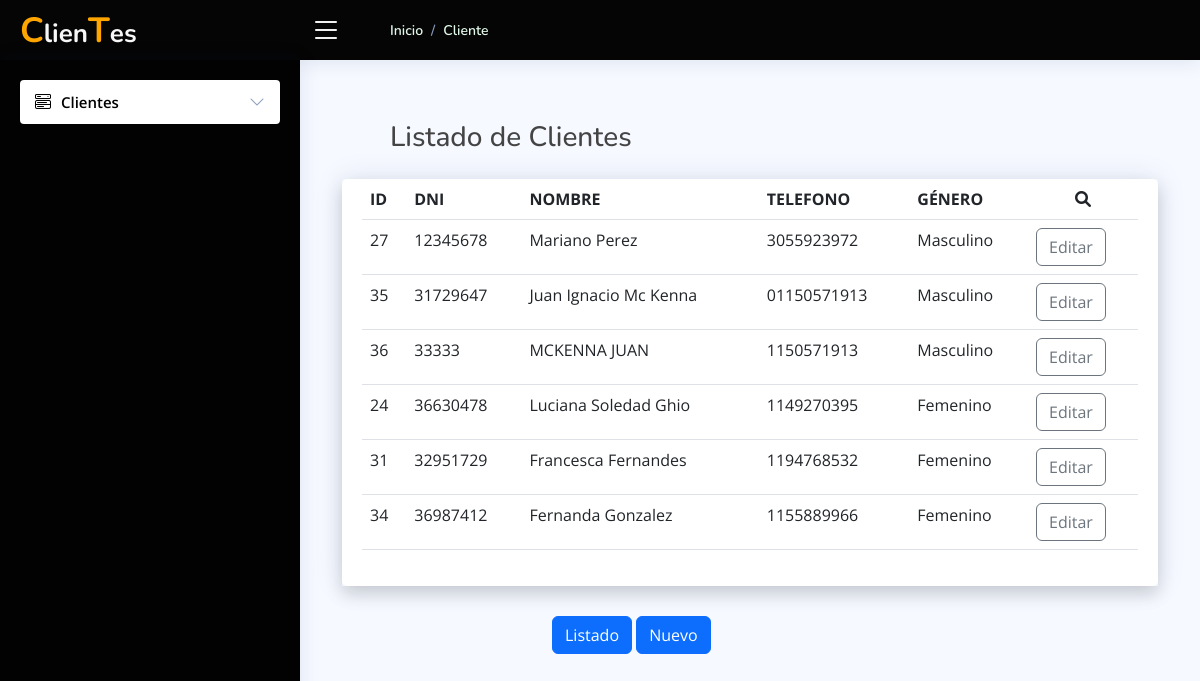
Screenshot of /cliente-listar.php with the database file from the repository.
### tables this page shows
CREATE TABLE IF NOT EXISTS `clientes` (
  `idcliente` int(11) unsigned NOT NULL AUTO_INCREMENT,
  `dni` varchar(50) NOT NULL,
  `nombre` varchar(50) NOT NULL,
  `apellido` varchar(50) NOT NULL,
  `fk_idgenero` int(11) unsigned NOT NULL,
  `telefono` varchar(50) NOT NULL,
  PRIMARY KEY (`idcliente`) USING BTREE,
  KEY `FK_clientes_sexo` (`fk_idgenero`) USING BTREE,
  CONSTRAINT `FK_clientes_generos` FOREIGN KEY (`fk_idgenero`) REFERENCES `generos` (`idgenero`) ON DELETE NO ACTION ON UPDATE NO ACTION
);

CREATE TABLE IF NOT EXISTS `generos` (
  `idgenero` int(10) unsigned NOT NULL AUTO_INCREMENT,
  `tipo` varchar(50) NOT NULL,
  PRIMARY KEY (`idgenero`) USING BTREE
);

### Entidades/cliente.php (called while the page is built, shortened)
<?php
class Cliente extends Config
{
    public function __get($atributo)
    {
        return $this->$atributo;
    }
     public function obtenerTodos(){
        $conex = new Config();
        $conexion = $conex->conectar();
        $sql = "SELECT
                    A.idcliente,
                    A.dni,
                    A.nombre,
                    A.apellido,
                    A.fk_idgenero,
                    B.tipo as tipo_genero,
                    A.telefono
                FROM clientes A
                INNER JOIN generos B ON A.fk_idgenero = B.idgenero";
        $resultado = mysqli_query($conexion, $sql) or die("Error al ingresar los registros");
        $aResultado = array();
        if($resultado){
            while($fila = $resultado->fetch_assoc()){
                $entidadAux = new Cliente();
                $entidadAux->idcliente = $fila["idcliente"];
                $entidadAux->dni = $fila["dni"];
                $entidadAux->nombre = $fila["nombre"];
                $entidadAux->apellido = $fila["apellido"];
                $entidadAux->fk_idgenero = $fila["fk_idgenero"];
                $entidadAux->tipo_genero = $fila["tipo_genero"];
                $entidadAux->telefono = $fila["telefono"];
                $aResultado[] = $entidadAux;
            }
        }
        return $aResultado;
    }
}
?>

### cliente-listar.php (the view, shortened to what this page needs)
<?php
include_once "entidades/cliente.php";
include_once("index.php");
$cliente = new Cliente();
$aClientes = $cliente->obtenerTodos();
?>
<main id="main" class="main">
    <section class="section">
        <div class="container-fluid">
            <div class="row">
                <div class="col-12 mx-5">
                    <h1 class="h3 mb-4 text-gray-800">Listado de Clientes</h1>
                </div>
            </div>
            <div class="row">
                <div class="col-12">
                    <div class="card">
                        <div class="card-body shadow">
                            <table class="table table-hover">
                                <thead>
                                    <tr>
                                        <th>ID</th>
                                        <th>DNI</th>
                                        <th>NOMBRE</th>
                                        <th>TELEFONO</th>
                                        <th>GÉNERO</th>
                                        <th class="text-center"><i class="fas fa-search"></i></th>
                                    </tr>
                                </thead>
                                <tbody>
                                    <?php foreach ($aClientes as $item) : ?>
                                        <tr>
                                            <td>
                                                <span class="form-check-label" for="Radios1">
                                                    <?php echo $item->idcliente; ?>
                                                </span>
                                            </td>
                                            <td value="<?php echo $item->dni; ?><?php echo $item->dni; ?>"><?php echo $item->dni; ?></td>
                                            <td><?php echo $item->nombre . " " . $item->apellido; ?></td>
                                            <td><?php echo $item->telefono; ?></td>
                                            <td><?php echo $item->tipo_genero; ?></td>
                                            <td style="width: 110px;">
                                                <a href="cliente-editar.php?id=<?php echo $item->idcliente; ?>" class="btn btn-outline-secondary mr-2">Editar</a>
                                            </td>
                                        </tr>
                                    <?php endforeach; ?>
                                </tbody>
                            </table>
                        </div>
                    </div>
                </div>
            </div>
            <div class=" row">
                <div class="col-6">
                    <a href="cliente-listar.php" class="btn btn-primary mr-2">Listado</a>
                    <a href="cliente-nuevo.php" class="btn btn-primary mr-2">Nuevo</a>
                </div>
            </div>
        </div>

### index.php (shortened to what this page needs)
<!DOCTYPE html>
<html lang="en">
<head>
  <link href="assets/vendor/bootstrap/css/bootstrap.min.css" rel="stylesheet">
  <link href="assets/vendor/bootstrap-icons/bootstrap-icons.css" rel="stylesheet">
  <link href="assets/vendor/boxicons/css/boxicons.min.css" rel="stylesheet">
  <link href="assets/vendor/quill/quill.snow.css" rel="stylesheet">
  <link href="assets/vendor/quill/quill.bubble.css" rel="stylesheet">
  <link href="assets/vendor/remixicon/remixicon.css" rel="stylesheet">
  <link href="assets/vendor/simple-datatables/style.css" rel="stylesheet">
  <link href="assets/css/style.css" rel="stylesheet">
  <link href="assets/css/fontawesome/css/fontawesome.css" rel="stylesheet" type="text/css">
  <link href="assets/css/fontawesome/css/all.min.css" rel="stylesheet" type="text/css">
  <link rel="stylesheet" href="assets/plugins/SweetAlert/dist/sweetalert2.min.css">
</head>
<body>
  <header id="header" class="header fixed-top d-flex align-items-center">
    <div class="d-flex align-items-center justify-content-between">
      <a href="index.php" class="logo d-flex align-items-center">
        <span id="titulo" class=" d-none d-lg-block"><span style="color:orange;font-size: 35px;">C</span>lien<span style="color:orange;font-size: 35px;">T</span>es</span>
      </a>
      <i class="bi bi-list toggle-sidebar-btn"></i>
    </div>
    <div class="d-flex align-items-center justify-content-between">
      <ol class="breadcrumb mx-5">
        <li class="breadcrumb-item mt-3"><a href="index.php">Inicio</a></li>
        <li class="breadcrumb-item active mt-3"><a href="cliente-listar.php">Cliente</a></li>
      </ol>
    </div>
    <body>
      <main>
        <section class="menu">
          <aside id="sidebar" class="sidebar">
            <ul class="sidebar-nav" id="sidebar-nav">
              <li class="nav-item ">
                <a id="listados_titulos" class="nav-link collapsed" data-bs-target="#components-nav" data-bs-toggle="collapse" href="#">
                  <i id="listados_titulos" class="bi bi-menu-button-wide"></i><span>Clientes</span><i class="bi bi-chevron-down ms-auto"></i>
                </a>
              </li>
        </section>
      </main>
    </body>
  </header>
</body>
</html>

### assets/css/style.css (style rules this page uses)
:root { scroll-behavior: smooth; }
body { font-family: "Open Sans", sans-serif; background: #f6f9ff; color: #444444; }
#listados_titulos { color: #000000; }
#titulo { color: #f7f7f7; }
a { color: #4154f1; text-decoration: none; }
h1, h2, h3, h4, h5, h6 { font-family: "Nunito", sans-serif; }
#main { margin-top: 60px; padding: 20px 30px; transition: all 0.3s; }
.card { margin-bottom: 30px; border: none; border-radius: 5px; box-shadow: 0px 0 30px rgba(1, 41, 112, 0.1); }
.card-body { padding: 0 20px 20px 20px; }
.breadcrumb { font-size: 14px; font-family: "Nunito", sans-serif; color: #e0f8e9; font-weight: 600; }
.breadcrumb a { color: #e0f8e9; transition: 0.3s; }
.breadcrumb .breadcrumb-item::before { color: #899bbd; }
.breadcrumb .active { color: #51678f; font-weight: 600; }
.logo { line-height: 1; }
@media (min-width: 1200px) { .logo { width: 280px; } }
.logo span { font-size: 26px; font-weight: 700; color: #000000; font-family: "Nunito", sans-serif; }
.header { transition: all 0.5s; z-index: 997; height: 60px; box-shadow: 0px 2px 20px rgba(1, 41, 112, 0.1); background-color: rgb(5, 5, 5); padding-left: 20px; }
.header .toggle-sidebar-btn { font-size: 32px; padding-left: 10px; cursor: pointer; color: #fcfcfc; }
.sidebar { position: fixed; top: 60px; left: 0; bottom: 0; width: 300px; z-index: 996; transition: all 0.3s; padding: 20px; overflow-y: auto; scrollbar-width: thin; scrollbar-color: #aab7cf transparent; box-shadow: 0px 0px 20px rgba(1, 41, 112, 0.1); background-color: rgb(2, 2, 2); }
@media (min-width: 1200px) { #main, #footer { margin-left: 300px; } }
.sidebar-nav { padding: 0; margin: 0; list-style: none; }
.sidebar-nav li { padding: 0; margin: 0; list-style: none; }
.sidebar-nav .nav-item { margin-bottom: 5px; }
.sidebar-nav .nav-link { display: flex; align-items: center; font-size: 15px; font-weight: 600; color: #4154f1; transition: 0.3; background: #f6f9ff; padding: 10px 15px; border-radius: 4px; }
.sidebar-nav .nav-link i { font-size: 16px; margin-right: 10px; color: #4154f1; }
.sidebar-nav .nav-link.collapsed { color: #012970; background: #fff; }
.sidebar-nav .nav-link.collapsed i { color: #899bbd; }
.sidebar-nav .nav-link .bi-chevron-down { margin-right: 0; transition: transform 0.2s ease-in-out; }

### rows the page displays
clientes: idcliente "27", dni "12345678", nombre "Mariano", apellido "Perez", telefono "3055923972", fk_idgenero.tipo "Masculino"
clientes: idcliente "35", dni "31729647", nombre "Juan Ignacio", apellido "Mc Kenna", telefono "01150571913", fk_idgenero.tipo "Masculino"
clientes: idcliente "36", dni "33333", nombre "MCKENNA", apellido "JUAN", telefono "1150571913", fk_idgenero.tipo "Masculino"
clientes: idcliente "24", dni "36630478", nombre "Luciana Soledad", apellido "Ghio", telefono "1149270395", fk_idgenero.tipo "Femenino"
clientes: idcliente "31", dni "32951729", nombre "Francesca", apellido "Fernandes", telefono "1194768532", fk_idgenero.tipo "Femenino"
clientes: idcliente "34", dni "36987412", nombre "Fernanda", apellido "Gonzalez", telefono "1155889966", fk_idgenero.tipo "Femenino"
